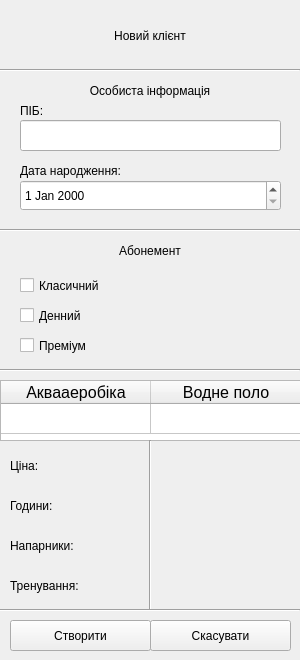
<?xml version="1.0" encoding="UTF-8"?>
<ui version="4.0">
 <class>MainWindow</class>
 <widget class="QMainWindow" name="MainWindow">
  <property name="geometry">
   <rect>
    <x>0</x>
    <y>0</y>
    <width>300</width>
    <height>660</height>
   </rect>
  </property>
  <property name="minimumSize">
   <size>
    <width>300</width>
    <height>660</height>
   </size>
  </property>
  <property name="maximumSize">
   <size>
    <width>300</width>
    <height>660</height>
   </size>
  </property>
  <property name="windowTitle">
   <string>Мій абонемент</string>
  </property>
  <property name="windowIcon">
   <iconset>
    <selectedoff>:/new/icons/water-slide.png</selectedoff>
    <selectedon>:/new/icons/water-slide.png</selectedon>
   </iconset>
  </property>
  <property name="iconSize">
   <size>
    <width>25</width>
    <height>25</height>
   </size>
  </property>
  <widget class="QWidget" name="centralwidget">
   <widget class="QCheckBox" name="premium">
    <property name="geometry">
     <rect>
      <x>20</x>
      <y>330</y>
      <width>131</width>
      <height>31</height>
     </rect>
    </property>
    <property name="styleSheet">
     <string notr="true">font: 12pt &quot;MS Shell Dlg 2&quot;;</string>
    </property>
    <property name="text">
     <string>Преміум</string>
    </property>
    <property name="icon">
     <iconset>
      <activeon>:/new/icons/water-slide.png</activeon>
     </iconset>
    </property>
    <property name="iconSize">
     <size>
      <width>30</width>
      <height>30</height>
     </size>
    </property>
    <property name="autoExclusive">
     <bool>true</bool>
    </property>
   </widget>
   <widget class="QCheckBox" name="classic">
    <property name="geometry">
     <rect>
      <x>20</x>
      <y>270</y>
      <width>131</width>
      <height>31</height>
     </rect>
    </property>
    <property name="styleSheet">
     <string notr="true">font: 12pt &quot;MS Shell Dlg 2&quot;;</string>
    </property>
    <property name="text">
     <string>Класичний</string>
    </property>
    <property name="icon">
     <iconset>
      <selectedon>:/new/icons/architecture-and-city.png</selectedon>
     </iconset>
    </property>
    <property name="iconSize">
     <size>
      <width>30</width>
      <height>30</height>
     </size>
    </property>
    <property name="autoExclusive">
     <bool>true</bool>
    </property>
   </widget>
   <widget class="QCheckBox" name="daily">
    <property name="geometry">
     <rect>
      <x>20</x>
      <y>300</y>
      <width>131</width>
      <height>31</height>
     </rect>
    </property>
    <property name="styleSheet">
     <string notr="true">font: 12pt &quot;MS Shell Dlg 2&quot;;</string>
    </property>
    <property name="text">
     <string>Денний</string>
    </property>
    <property name="icon">
     <iconset>
      <selectedon>:/new/icons/summertime.png</selectedon>
     </iconset>
    </property>
    <property name="iconSize">
     <size>
      <width>30</width>
      <height>30</height>
     </size>
    </property>
    <property name="autoExclusive">
     <bool>true</bool>
    </property>
   </widget>
   <widget class="QLabel" name="label">
    <property name="geometry">
     <rect>
      <x>0</x>
      <y>10</y>
      <width>300</width>
      <height>51</height>
     </rect>
    </property>
    <property name="styleSheet">
     <string notr="true">font: 18pt &quot;MS Shell Dlg 2&quot;;</string>
    </property>
    <property name="text">
     <string>Новий клієнт</string>
    </property>
    <property name="alignment">
     <set>Qt::AlignCenter</set>
    </property>
   </widget>
   <widget class="Line" name="line">
    <property name="geometry">
     <rect>
      <x>0</x>
      <y>60</y>
      <width>300</width>
      <height>20</height>
     </rect>
    </property>
    <property name="orientation">
     <enum>Qt::Horizontal</enum>
    </property>
   </widget>
   <widget class="QLineEdit" name="name">
    <property name="geometry">
     <rect>
      <x>20</x>
      <y>120</y>
      <width>261</width>
      <height>31</height>
     </rect>
    </property>
    <property name="styleSheet">
     <string notr="true">font: 12pt &quot;MS Shell Dlg 2&quot;;</string>
    </property>
   </widget>
   <widget class="QLabel" name="label_4">
    <property name="geometry">
     <rect>
      <x>20</x>
      <y>100</y>
      <width>141</width>
      <height>21</height>
     </rect>
    </property>
    <property name="styleSheet">
     <string notr="true">font: 12pt &quot;MS Shell Dlg 2&quot;;</string>
    </property>
    <property name="text">
     <string>ПІБ:</string>
    </property>
   </widget>
   <widget class="QDateEdit" name="date">
    <property name="geometry">
     <rect>
      <x>20</x>
      <y>180</y>
      <width>261</width>
      <height>31</height>
     </rect>
    </property>
    <property name="styleSheet">
     <string notr="true">font: 12pt &quot;MS Shell Dlg 2&quot;;
</string>
    </property>
   </widget>
   <widget class="QLabel" name="label_5">
    <property name="geometry">
     <rect>
      <x>20</x>
      <y>160</y>
      <width>141</width>
      <height>21</height>
     </rect>
    </property>
    <property name="styleSheet">
     <string notr="true">font: 12pt &quot;MS Shell Dlg 2&quot;;</string>
    </property>
    <property name="text">
     <string>Дата народження:</string>
    </property>
   </widget>
   <widget class="QLabel" name="label_6">
    <property name="geometry">
     <rect>
      <x>0</x>
      <y>80</y>
      <width>300</width>
      <height>21</height>
     </rect>
    </property>
    <property name="styleSheet">
     <string notr="true">font: 14pt &quot;MS Shell Dlg 2&quot;;</string>
    </property>
    <property name="text">
     <string>Особиста інформація</string>
    </property>
    <property name="alignment">
     <set>Qt::AlignCenter</set>
    </property>
   </widget>
   <widget class="Line" name="line_2">
    <property name="geometry">
     <rect>
      <x>0</x>
      <y>220</y>
      <width>300</width>
      <height>21</height>
     </rect>
    </property>
    <property name="orientation">
     <enum>Qt::Horizontal</enum>
    </property>
   </widget>
   <widget class="QLabel" name="membership">
    <property name="geometry">
     <rect>
      <x>0</x>
      <y>240</y>
      <width>300</width>
      <height>21</height>
     </rect>
    </property>
    <property name="styleSheet">
     <string notr="true">font: 14pt &quot;MS Shell Dlg 2&quot;;</string>
    </property>
    <property name="text">
     <string>Абонемент</string>
    </property>
    <property name="alignment">
     <set>Qt::AlignCenter</set>
    </property>
   </widget>
   <widget class="Line" name="line_3">
    <property name="geometry">
     <rect>
      <x>0</x>
      <y>360</y>
      <width>300</width>
      <height>20</height>
     </rect>
    </property>
    <property name="orientation">
     <enum>Qt::Horizontal</enum>
    </property>
   </widget>
   <widget class="Line" name="line_4">
    <property name="geometry">
     <rect>
      <x>0</x>
      <y>600</y>
      <width>300</width>
      <height>20</height>
     </rect>
    </property>
    <property name="orientation">
     <enum>Qt::Horizontal</enum>
    </property>
   </widget>
   <widget class="QPushButton" name="create">
    <property name="geometry">
     <rect>
      <x>10</x>
      <y>620</y>
      <width>141</width>
      <height>31</height>
     </rect>
    </property>
    <property name="styleSheet">
     <string notr="true">font: 12pt &quot;MS Shell Dlg 2&quot;;</string>
    </property>
    <property name="text">
     <string>Створити</string>
    </property>
    <property name="icon">
     <iconset>
      <selectedoff>:/new/icons/sea.png</selectedoff>
      <selectedon>:/new/icons/sea.png</selectedon>
     </iconset>
    </property>
    <property name="iconSize">
     <size>
      <width>30</width>
      <height>30</height>
     </size>
    </property>
   </widget>
   <widget class="QPushButton" name="cancel">
    <property name="geometry">
     <rect>
      <x>150</x>
      <y>620</y>
      <width>141</width>
      <height>31</height>
     </rect>
    </property>
    <property name="styleSheet">
     <string notr="true">font: 12pt &quot;MS Shell Dlg 2&quot;;</string>
    </property>
    <property name="text">
     <string>Скасувати</string>
    </property>
   </widget>
   <widget class="QLabel" name="label_2">
    <property name="geometry">
     <rect>
      <x>10</x>
      <y>0</y>
      <width>61</width>
      <height>61</height>
     </rect>
    </property>
    <property name="styleSheet">
     <string notr="true">image: url(:/new/icons/professions-and-jobs.png);</string>
    </property>
    <property name="text">
     <string/>
    </property>
   </widget>
   <widget class="QLabel" name="label_11">
    <property name="geometry">
     <rect>
      <x>230</x>
      <y>0</y>
      <width>61</width>
      <height>61</height>
     </rect>
    </property>
    <property name="styleSheet">
     <string notr="true">image: url(:/new/icons/sports-and-competition.png);</string>
    </property>
    <property name="text">
     <string/>
    </property>
   </widget>
   <widget class="QTableWidget" name="table">
    <property name="geometry">
     <rect>
      <x>0</x>
      <y>380</y>
      <width>301</width>
      <height>61</height>
     </rect>
    </property>
    <property name="sizePolicy">
     <sizepolicy hsizetype="Expanding" vsizetype="Expanding">
      <horstretch>0</horstretch>
      <verstretch>0</verstretch>
     </sizepolicy>
    </property>
    <property name="verticalScrollBarPolicy">
     <enum>Qt::ScrollBarAlwaysOff</enum>
    </property>
    <property name="horizontalScrollBarPolicy">
     <enum>Qt::ScrollBarAlwaysOff</enum>
    </property>
    <property name="autoScroll">
     <bool>false</bool>
    </property>
    <property name="editTriggers">
     <set>QAbstractItemView::NoEditTriggers</set>
    </property>
    <property name="iconSize">
     <size>
      <width>25</width>
      <height>25</height>
     </size>
    </property>
    <property name="rowCount">
     <number>1</number>
    </property>
    <attribute name="horizontalHeaderDefaultSectionSize">
     <number>150</number>
    </attribute>
    <attribute name="verticalHeaderVisible">
     <bool>false</bool>
    </attribute>
    <attribute name="verticalHeaderDefaultSectionSize">
     <number>30</number>
    </attribute>
    <row/>
    <column>
     <property name="text">
      <string>Аквааеробіка</string>
     </property>
     <property name="font">
      <font>
       <pointsize>12</pointsize>
      </font>
     </property>
     <property name="icon">
      <iconset>
       <selectedoff>:/new/icons/whistle.png</selectedoff>
       <selectedon>:/new/icons/whistle.png</selectedon>
      </iconset>
     </property>
    </column>
    <column>
     <property name="text">
      <string>Водне поло</string>
     </property>
     <property name="font">
      <font>
       <pointsize>12</pointsize>
      </font>
     </property>
     <property name="icon">
      <iconset>
       <selectedoff>:/new/icons/beach-ball.png</selectedoff>
       <selectedon>:/new/icons/beach-ball.png</selectedon>
      </iconset>
     </property>
    </column>
   </widget>
   <widget class="QLabel" name="price">
    <property name="geometry">
     <rect>
      <x>170</x>
      <y>450</y>
      <width>101</width>
      <height>31</height>
     </rect>
    </property>
    <property name="styleSheet">
     <string notr="true">font: 14pt &quot;MS Shell Dlg 2&quot;;</string>
    </property>
    <property name="text">
     <string/>
    </property>
    <property name="alignment">
     <set>Qt::AlignLeading|Qt::AlignLeft|Qt::AlignVCenter</set>
    </property>
   </widget>
   <widget class="QLabel" name="time">
    <property name="geometry">
     <rect>
      <x>170</x>
      <y>490</y>
      <width>101</width>
      <height>31</height>
     </rect>
    </property>
    <property name="styleSheet">
     <string notr="true">font: 14pt &quot;MS Shell Dlg 2&quot;;</string>
    </property>
    <property name="text">
     <string/>
    </property>
    <property name="alignment">
     <set>Qt::AlignLeading|Qt::AlignLeft|Qt::AlignVCenter</set>
    </property>
   </widget>
   <widget class="QLabel" name="label_8">
    <property name="geometry">
     <rect>
      <x>10</x>
      <y>450</y>
      <width>101</width>
      <height>31</height>
     </rect>
    </property>
    <property name="styleSheet">
     <string notr="true">font: 12pt &quot;MS Shell Dlg 2&quot;;</string>
    </property>
    <property name="text">
     <string>Ціна:</string>
    </property>
   </widget>
   <widget class="QLabel" name="label_9">
    <property name="geometry">
     <rect>
      <x>10</x>
      <y>490</y>
      <width>91</width>
      <height>31</height>
     </rect>
    </property>
    <property name="styleSheet">
     <string notr="true">font: 12pt &quot;MS Shell Dlg 2&quot;;</string>
    </property>
    <property name="text">
     <string>Години:</string>
    </property>
   </widget>
   <widget class="QLabel" name="label_10">
    <property name="geometry">
     <rect>
      <x>10</x>
      <y>530</y>
      <width>101</width>
      <height>31</height>
     </rect>
    </property>
    <property name="styleSheet">
     <string notr="true">font: 12pt &quot;MS Shell Dlg 2&quot;;</string>
    </property>
    <property name="text">
     <string>Напарники:</string>
    </property>
   </widget>
   <widget class="QLabel" name="label_12">
    <property name="geometry">
     <rect>
      <x>10</x>
      <y>570</y>
      <width>101</width>
      <height>31</height>
     </rect>
    </property>
    <property name="styleSheet">
     <string notr="true">font: 12pt &quot;MS Shell Dlg 2&quot;;</string>
    </property>
    <property name="text">
     <string>Тренування:</string>
    </property>
   </widget>
   <widget class="QLabel" name="team">
    <property name="geometry">
     <rect>
      <x>170</x>
      <y>530</y>
      <width>101</width>
      <height>31</height>
     </rect>
    </property>
    <property name="styleSheet">
     <string notr="true">font: 14pt &quot;MS Shell Dlg 2&quot;;</string>
    </property>
    <property name="text">
     <string/>
    </property>
    <property name="alignment">
     <set>Qt::AlignLeading|Qt::AlignLeft|Qt::AlignVCenter</set>
    </property>
   </widget>
   <widget class="QLabel" name="plan">
    <property name="geometry">
     <rect>
      <x>170</x>
      <y>570</y>
      <width>101</width>
      <height>31</height>
     </rect>
    </property>
    <property name="styleSheet">
     <string notr="true">font: 14pt &quot;MS Shell Dlg 2&quot;;</string>
    </property>
    <property name="text">
     <string/>
    </property>
    <property name="alignment">
     <set>Qt::AlignLeading|Qt::AlignLeft|Qt::AlignVCenter</set>
    </property>
   </widget>
   <widget class="Line" name="line_5">
    <property name="geometry">
     <rect>
      <x>135</x>
      <y>440</y>
      <width>31</width>
      <height>170</height>
     </rect>
    </property>
    <property name="orientation">
     <enum>Qt::Vertical</enum>
    </property>
   </widget>
   <widget class="QLabel" name="icon">
    <property name="geometry">
     <rect>
      <x>150</x>
      <y>380</y>
      <width>31</width>
      <height>31</height>
     </rect>
    </property>
    <property name="styleSheet">
     <string notr="true">image: url(:/new/icons/beach-ball.png);</string>
    </property>
    <property name="text">
     <string/>
    </property>
   </widget>
   <widget class="QLabel" name="icon_2">
    <property name="geometry">
     <rect>
      <x>0</x>
      <y>380</y>
      <width>31</width>
      <height>31</height>
     </rect>
    </property>
    <property name="styleSheet">
     <string notr="true">image: url(:/new/icons/whistle.png);</string>
    </property>
    <property name="text">
     <string/>
    </property>
   </widget>
  </widget>
 </widget>
 <resources/>
 <connections/>
</ui>
